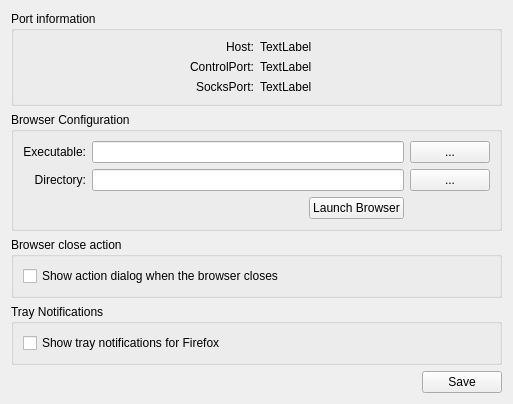
<?xml version="1.0" encoding="UTF-8"?>
<ui version="4.0">
 <class>TBBConfiguration</class>
 <widget class="QWidget" name="TBBConfiguration">
  <property name="geometry">
   <rect>
    <x>0</x>
    <y>0</y>
    <width>513</width>
    <height>392</height>
   </rect>
  </property>
  <property name="windowTitle">
   <string>Form</string>
  </property>
  <layout class="QGridLayout" name="gridLayout">
   <item row="1" column="0" colspan="2">
    <widget class="QGroupBox" name="browserBox">
     <property name="title">
      <string>Browser Configuration</string>
     </property>
     <layout class="QGridLayout" name="gridLayout_2">
      <item row="2" column="1" colspan="3">
       <widget class="QLineEdit" name="lineExecutable"/>
      </item>
      <item row="3" column="1" colspan="3">
       <widget class="QLineEdit" name="lineDirectory"/>
      </item>
      <item row="2" column="4">
       <widget class="QPushButton" name="btnExecutable">
        <property name="text">
         <string>...</string>
        </property>
       </widget>
      </item>
      <item row="3" column="4">
       <widget class="QPushButton" name="btnDirectory">
        <property name="text">
         <string>...</string>
        </property>
       </widget>
      </item>
      <item row="4" column="3">
       <widget class="QPushButton" name="btnLaunch">
        <property name="text">
         <string>Launch Browser</string>
        </property>
       </widget>
      </item>
      <item row="4" column="2">
       <spacer name="horizontalSpacer">
        <property name="orientation">
         <enum>Qt::Horizontal</enum>
        </property>
        <property name="sizeHint" stdset="0">
         <size>
          <width>40</width>
          <height>20</height>
         </size>
        </property>
       </spacer>
      </item>
      <item row="3" column="0">
       <widget class="QLabel" name="lblDirectory">
        <property name="text">
         <string>Directory:</string>
        </property>
        <property name="alignment">
         <set>Qt::AlignRight|Qt::AlignTrailing|Qt::AlignVCenter</set>
        </property>
       </widget>
      </item>
      <item row="2" column="0">
       <widget class="QLabel" name="lblExecutable">
        <property name="text">
         <string>Executable:</string>
        </property>
        <property name="alignment">
         <set>Qt::AlignRight|Qt::AlignTrailing|Qt::AlignVCenter</set>
        </property>
       </widget>
      </item>
     </layout>
    </widget>
   </item>
   <item row="5" column="1">
    <spacer name="verticalSpacer">
     <property name="orientation">
      <enum>Qt::Vertical</enum>
     </property>
     <property name="sizeHint" stdset="0">
      <size>
       <width>20</width>
       <height>40</height>
      </size>
     </property>
    </spacer>
   </item>
   <item row="2" column="0" colspan="2">
    <widget class="QGroupBox" name="closeActionBox">
     <property name="title">
      <string>Browser close action</string>
     </property>
     <layout class="QGridLayout" name="gridLayout_3">
      <item row="0" column="0">
       <widget class="QCheckBox" name="chkShowDialog">
        <property name="text">
         <string>Show action dialog when the browser closes</string>
        </property>
       </widget>
      </item>
     </layout>
    </widget>
   </item>
   <item row="3" column="0" colspan="2">
    <widget class="QGroupBox" name="TrayShowBox">
     <property name="title">
      <string>Tray Notifications</string>
     </property>
     <layout class="QGridLayout" name="gridLayout_3">
      <item row="0" column="0">
       <widget class="QCheckBox" name="chkTrayShow">
        <property name="text">
         <string>Show tray notifications for Firefox</string>
        </property>
       </widget>
      </item>
     </layout>
    </widget>
   </item>
   <item row="4" column="1">
    <widget class="QPushButton" name="btnSave">
     <property name="text">
      <string>Save</string>
     </property>
    </widget>
   </item>
   <item row="4" column="0">
    <spacer name="horizontalSpacer_2">
     <property name="orientation">
      <enum>Qt::Horizontal</enum>
     </property>
     <property name="sizeHint" stdset="0">
      <size>
       <width>40</width>
       <height>20</height>
      </size>
     </property>
    </spacer>
   </item>
   <item row="0" column="0" colspan="2">
    <widget class="QGroupBox" name="portInfo">
     <property name="title">
      <string>Port information</string>
     </property>
     <layout class="QGridLayout" name="gridLayout_4">
      <item row="1" column="0">
       <widget class="QLabel" name="lblControlCap">
        <property name="text">
         <string>ControlPort:</string>
        </property>
        <property name="alignment">
         <set>Qt::AlignRight|Qt::AlignTrailing|Qt::AlignVCenter</set>
        </property>
       </widget>
      </item>
      <item row="2" column="0">
       <widget class="QLabel" name="lblSocksCap">
        <property name="text">
         <string>SocksPort:</string>
        </property>
        <property name="alignment">
         <set>Qt::AlignRight|Qt::AlignTrailing|Qt::AlignVCenter</set>
        </property>
       </widget>
      </item>
      <item row="0" column="0">
       <widget class="QLabel" name="lblHostCap">
        <property name="text">
         <string>Host:</string>
        </property>
        <property name="alignment">
         <set>Qt::AlignRight|Qt::AlignTrailing|Qt::AlignVCenter</set>
        </property>
       </widget>
      </item>
      <item row="0" column="1">
       <widget class="QLabel" name="lblHost">
        <property name="text">
         <string>TextLabel</string>
        </property>
       </widget>
      </item>
      <item row="1" column="1">
       <widget class="QLabel" name="lblControl">
        <property name="text">
         <string>TextLabel</string>
        </property>
       </widget>
      </item>
      <item row="2" column="1">
       <widget class="QLabel" name="lblSocks">
        <property name="text">
         <string>TextLabel</string>
        </property>
       </widget>
      </item>
     </layout>
    </widget>
   </item>
  </layout>
 </widget>
 <resources/>
 <connections/>
</ui>
